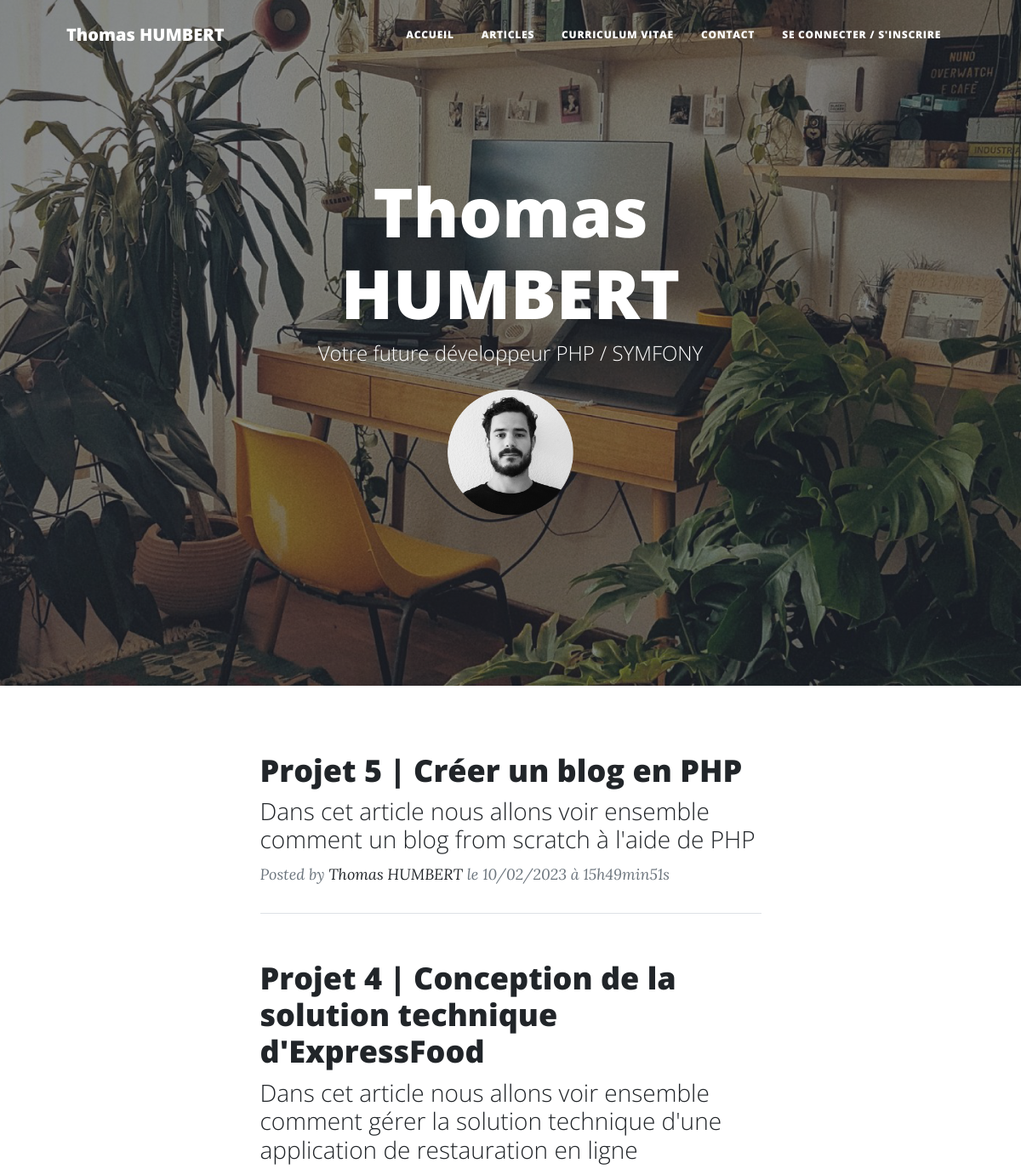
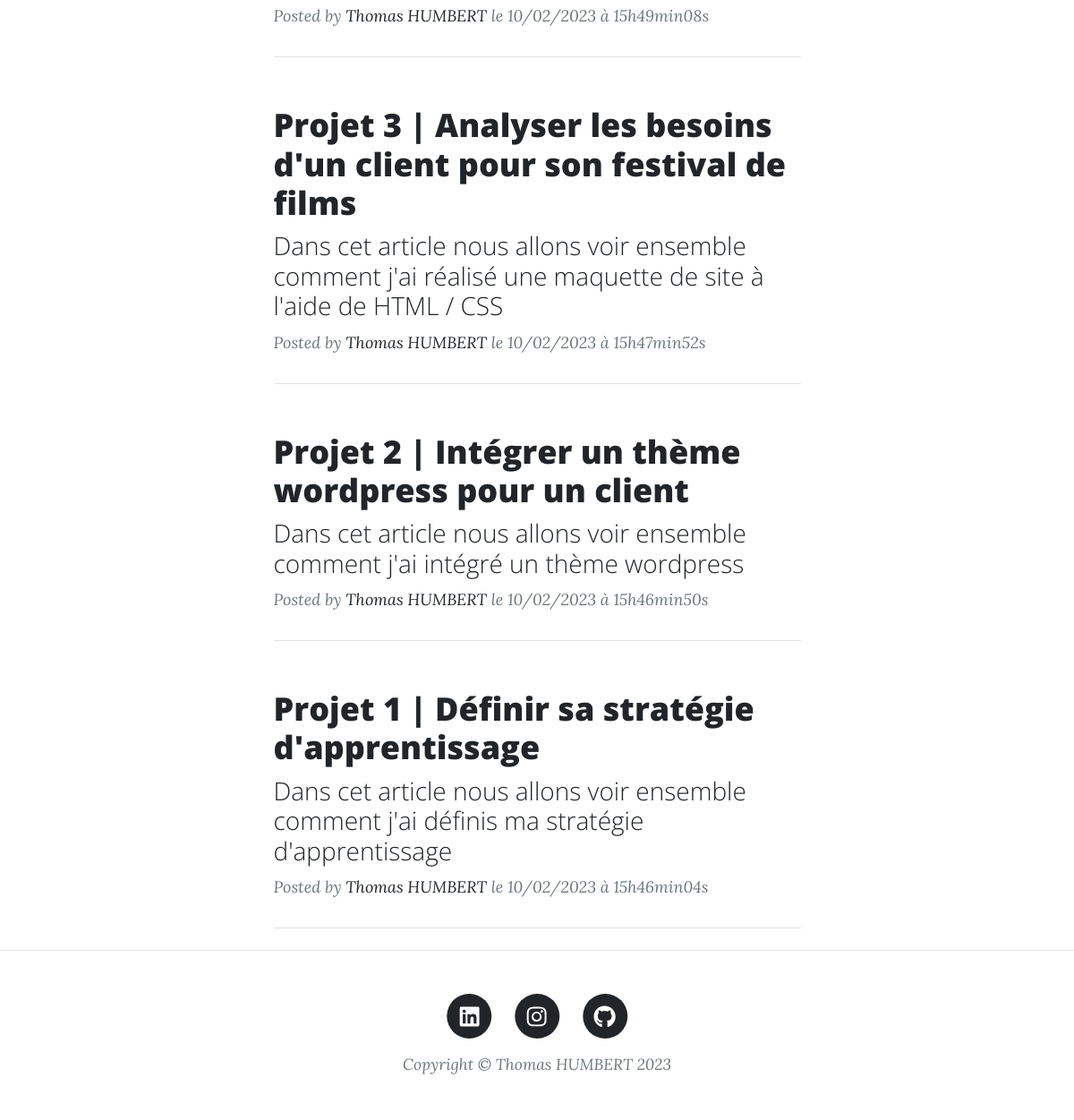
The page / on the database its author committed (2 pictures, top to bottom).
### tables this page shows
CREATE TABLE `article` (
  `id` int(11) NOT NULL,
  `title` varchar(256) NOT NULL,
  `hat` text NOT NULL,
  `content` text NOT NULL,
  `creation_date` datetime NOT NULL
);

### models/controllers/homepage.php (called while the page is built, shortened)
<?php
require_once 'lib/database.php';
require_once 'models/article.php';
function Homepage()
{
    $postRepository = new PostRepository();
    $postRepository->connection = new DatabaseConnection();
    $posts = $postRepository->getPosts();
    require 'vues/homepage.php';
}

### lib/database.php (called while the page is built)
<?php
class DatabaseConnection
{
	public ?PDO $database = null;
	public function getConnection(): PDO
	{
		if ($this->database === null) {
			$this->database = new PDO( 'mysql:host=localhost;dbname=projet5_blog;charset=utf8', 'root', 'root' );
		}
		return $this->database;
	}
}

### models/article.php (called while the page is built, shortened)
<?php
require_once 'lib/database.php';
class PostRepository
{
	public \DatabaseConnection $connection;
    public function getPosts(): array {
        $statement = $this->connection->getConnection()->query(
            "SELECT id, title, content, hat, DATE_FORMAT(creation_date, '%d/%m/%Y à %Hh%imin%ss') AS creation_date FROM article ORDER BY creation_date DESC LIMIT 0, 10"
        );
        $posts = [];
        while (($row = $statement->fetch())) {
            $post = new Article();
            $post->title = $row['title'];
            $post->hat = $row['hat'];
            $post->CreationDate = $row['creation_date'];
            $post->content = $row['content'];
            $post->identifier = $row['id'];
            $posts[] = $post;
        }
        return $posts;
    }
}

### vues/homepage.php (the view)
<?php
require_once 'vues/head.php';
require_once 'vues/navbar.php';
?>
   <header class="masthead" style="background-image: url('assets/img/home-bg.jpg')">
      <div class="container position-relative px-4 px-lg-5">
            <div class="row gx-4 gx-lg-5 justify-content-center">
               <div class="col-md-10 col-lg-8 col-xl-7">
                  <div class="site-heading">
                        <h1>Thomas HUMBERT</h1>
                        <span class="subheading">Votre future développeur PHP / SYMFONY</span></br>
                        <a target="_blank" href="assets/img/humbert2023.pdf"><img class="id-photo" src="assets/img/tom.png" alt="Thomas Humbert"></a>
                  </div>
               </div>
            </div>
      </div>
   </header>
<?php
foreach ($posts as $post) {
    ?>
   <div class="container px-4 px-lg-5" id="articles_blog">
      <div class="row gx-4 gx-lg-5 justify-content-center">
            <div class="col-md-10 col-lg-8 col-xl-7">
               <div class="post-preview">
                  <a href="index.php?action=post&id=<?=urlencode($post->identifier)?>">
                        <h2 class="post-title"><?=htmlentities($post->title)?></h2>
                        <h3 class="post-subtitle"><?=htmlentities($post->hat)?></h3>
                  </a>
                  <p class="post-meta">
                        Posted by
                        <a href="#">Thomas HUMBERT</a>
                        le <?=htmlentities($post->CreationDate)?>
                  </p>
               </div>
               <hr class="my-4" />
            </div>
      </div>
   </div>
<?php
}
require_once 'vues/footer.php';
?>

### index.php (shortened to what this page needs)
<?php
require_once 'models/controllers/homepage.php';
$globals = new Globals;
$get = $globals->getGET();
$post = $globals->getPOST();
$server = $globals->getSERVER();
if (isset($get['action']) && $get['action'] !== '') {
    if ($get['action'] === 'post') {
        if (isset($get['id']) && $get['id'] > 0) {
            $identifier = $get['id'];
            post($identifier);
        } else {
            error();
        }
    }
    elseif ($get['action'] === 'admin') {
        if (isset($_SESSION['user_role']) && $_SESSION['user_role'] === 'ADMIN') {
            admin();
        } else {
            homepage();
        }
    } elseif ($get['action'] === 'passAdmin') {
        if (isset($get['id']) && $get['id'] > 0) {
            $identifier = $get['id'];
            (new PassAdmin())->execute($identifier);
        } else {
            throw new Exception('Impossible de passer en Admin');
        }
    } elseif ($get['action'] === 'passUser') {
        if (isset($get['id']) && $get['id'] > 0) {
            $identifier = $get['id'];
            (new PassUser())->execute($identifier);
        } else {
            throw new Exception('Impossible de passer en Admin');
        }
    }
    elseif ($get['action'] === 'addArticle') {
        if (isset($_SESSION['user_role']) && $_SESSION['user_role'] === 'ADMIN') {
            addArticle();
        } else {
            homepage();
        }
    } elseif ($get['action'] === 'submitArticle') {
        if (isset($post)) {
            submitArticle($post);
        } else {
            error();
        }
    } elseif ($get['action'] === 'updateArticle') {
        if (isset($get['id']) && $get['id'] > 0) {
            $identifier = $get['id'];
            $input = null;
            if ($server['REQUEST_METHOD'] === 'POST') {
                $input = $post;
            }
            (new UpdateArticle())->execute($identifier, $input);
        } else {
            throw new Exception('Aucun identifiant d\'article envoyé');
        }
    } elseif ($get['action'] === 'deleteArticle') {
        if (isset($get['id']) && $get['id'] > 0) {
            $identifier = $get['id'];
            deleteArticle($identifier);
        } else {
            error();
        }
    }
    elseif ($get['action'] === 'addComment') {
        if (isset($get['id']) && $get['id'] > 0) {
            $identifier = $get['id'];
            $author_id = $_SESSION['id'];
            addComment($identifier, array_merge($post, ['author_id' => $author_id]));
        } else {
            error();
        }
    } elseif ($get['action'] === 'updateComment') {
        if (isset($get['id']) && $get['id'] > 0) {
            $identifier = $get['id'];
            $input = null;
            if ($server['REQUEST_METHOD'] === 'POST') {
                $input = $post;
            }
            (new UpdateComment())->execute($identifier, $input);
        } else {
            throw new Exception('Aucun identifiant de commentaire envoyé');
        }
    } elseif ($get['action'] === 'submitComment') {
        if (isset($get['id']) && $get['id'] > 0) {
            $identifier = $get['id'];
            (new SubmitComment())->execute($identifier);
        } else {
            throw new Exception('Impossible de valider le commentaire');
        }
    } elseif ($get['action'] === 'deleteComment') {
        if (isset($get['id']) && $get['id'] > 0) {
            $identifier = $get['id'];
            deleteComment($identifier);
        } else {
            error();
        }
    }
    elseif ($get['action'] === 'curriculum') {
        curriculum();
    }
    elseif ($get['action'] === 'contact') {
        contact();
    } elseif ($get['action'] === 'submitContactForm') {
        if (isset($post)) {
            submitContactForm($post);
        } else {
            error();
        }
    }
    elseif ($get['action'] === 'login') {
        login();
    } elseif ($get['action'] === 'logout') {
        logout();
    } elseif ($get['action'] === 'signin') {
        signin();
    } elseif ($get['action'] === 'addUser') {
        if (isset($post)) {
            addUser($post);
        } else {
            error();
        }
    } elseif ($get['action'] === 'logUser') {
        if (isset($post)) {
            logUser($post);
        } else {
            error();
        }
    } else {
        error();
    }
} else {
    homepage();
}

### vues/head.php (shortened to what this page needs)
<!DOCTYPE html>
<html lang="en">
    <head>
        <link href="css/styles.css" rel="stylesheet" />
    </head>

### vues/navbar.php (shortened to what this page needs)
<body>
        <nav class="navbar navbar-expand-lg navbar-light" id="mainNav">
            <div class="container px-4 px-lg-5">
                <a class="navbar-brand" href="index.php">Thomas HUMBERT</a>
                <div class="collapse navbar-collapse" id="navbarResponsive">
                    <ul class="navbar-nav ms-auto py-4 py-lg-0">
                        <li class="nav-item"><a class="nav-link px-lg-3 py-3 py-lg-4" href="index.php">Accueil</a></li>
                        <li class="nav-item"><a class="nav-link px-lg-3 py-3 py-lg-4" href="index.php#articles_blog">Articles</a></li>
                        <li class="nav-item"><a class="nav-link px-lg-3 py-3 py-lg-4" href="index.php?action=curriculum">Curriculum Vitae</a></li>
                        <li class="nav-item"><a class="nav-link px-lg-3 py-3 py-lg-4" href="index.php?action=contact">Contact</a></li>
                        <?php if (isset($_SESSION['pseudo'])) {?>
                        <li class="nav-item"><a class="nav-link px-lg-3 py-3 py-lg-4" href="index.php?action=logout">Se déconnecter de <?=$_SESSION['pseudo'];?></a></li>
                        <?php } else {?>
                        <li class="nav-item"><a class="nav-link px-lg-3 py-3 py-lg-4" href="index.php?action=login">Se connecter / s'inscrire</a></li>
                        <?php }?>
                     </ul>
                </div>
            </div>
        </nav>

### vues/footer.php (shortened to what this page needs)
<footer class="border-top">
            <div class="container px-4 px-lg-5">
                <div class="row gx-4 gx-lg-5 justify-content-center">
                    <div class="col-md-10 col-lg-8 col-xl-7">
                        <ul class="list-inline text-center">
                            <li class="list-inline-item">
                                <a href="https://www.linkedin.com/in/thomas-humbert-760b37111/" target="_blank">
                                    <span class="fa-stack fa-lg">
                                        <i class="fas fa-circle fa-stack-2x"></i>
                                        <i class="fab fa-linkedin fa-stack-1x fa-inverse"></i>
                                    </span>
                                </a>
                            </li>
                            <li class="list-inline-item">
                                <a href="https://www.instagram.com/tomardybum/" target="_blank">
                                    <span class="fa-stack fa-lg">
                                        <i class="fas fa-circle fa-stack-2x"></i>
                                        <i class="fab fa-instagram fa-stack-1x fa-inverse"></i>
                                    </span>
                                </a>
                            </li>
                            <li class="list-inline-item">
                                <a href="https://github.com/H4lfbeard" target="_blank">
                                    <span class="fa-stack fa-lg">
                                        <i class="fas fa-circle fa-stack-2x"></i>
                                        <i class="fab fa-github fa-stack-1x fa-inverse"></i>
                                    </span>
                                </a>
                            </li>
                        </ul>
                        <div class="small text-center text-muted fst-italic">Copyright &copy; Thomas HUMBERT 2023</div>
                    </div>
                </div>
            </div>
        </footer>
    </body>
</html>

### rows shown on the page
article: title "Projet 5 | Créer un blog en PHP", hat "Dans cet article nous allons voir ensemble comment un blog from scratch à l'aide de PHP", CreationDate "10/02/2023 à 15h49min51s"
article: title "Projet 4 | Conception de la solution technique d'ExpressFood", hat "Dans cet article nous allons voir ensemble comment gérer la solution technique d'une application de restauration en ligne", CreationDate "10/02/2023 à 15h49min08s"
article: title "Projet 3 | Analyser les besoins d'un client pour son festival de films", hat "Dans cet article nous allons voir ensemble comment j'ai réalisé une maquette de site à l'aide de HTML / CSS", CreationDate "10/02/2023 à 15h47min52s"
article: title "Projet 2 | Intégrer un thème wordpress pour un client", hat "Dans cet article nous allons voir ensemble comment j'ai intégré un thème wordpress", CreationDate "10/02/2023 à 15h46min50s"
article: title "Projet 1 | Définir sa stratégie d'apprentissage", hat "Dans cet article nous allons voir ensemble comment j'ai définis ma stratégie d'apprentissage", CreationDate "10/02/2023 à 15h46min04s"
